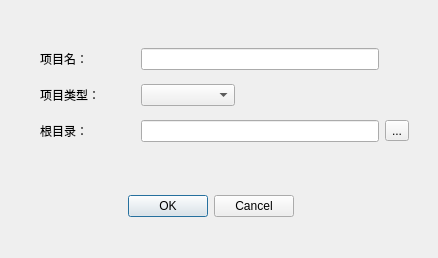
<?xml version="1.0" encoding="UTF-8"?>
<ui version="4.0">
 <class>CreateProjectDialog</class>
 <widget class="QDialog" name="CreateProjectDialog">
  <property name="geometry">
   <rect>
    <x>0</x>
    <y>0</y>
    <width>438</width>
    <height>258</height>
   </rect>
  </property>
  <property name="windowTitle">
   <string>Dialog</string>
  </property>
  <widget class="QDialogButtonBox" name="buttonBox">
   <property name="geometry">
    <rect>
     <x>40</x>
     <y>190</y>
     <width>341</width>
     <height>32</height>
    </rect>
   </property>
   <property name="orientation">
    <enum>Qt::Horizontal</enum>
   </property>
   <property name="standardButtons">
    <set>QDialogButtonBox::Cancel|QDialogButtonBox::Ok</set>
   </property>
   <property name="centerButtons">
    <bool>true</bool>
   </property>
  </widget>
  <widget class="QWidget" name="widget" native="true">
   <property name="geometry">
    <rect>
     <x>40</x>
     <y>40</y>
     <width>369</width>
     <height>111</height>
    </rect>
   </property>
   <layout class="QGridLayout" name="gridLayout">
    <item row="0" column="0">
     <widget class="QLabel" name="label">
      <property name="text">
       <string>项目名：</string>
      </property>
     </widget>
    </item>
    <item row="0" column="1" colspan="2">
     <widget class="QLineEdit" name="namelineEdit"/>
    </item>
    <item row="1" column="0">
     <widget class="QLabel" name="label_2">
      <property name="text">
       <string>项目类型：</string>
      </property>
     </widget>
    </item>
    <item row="1" column="1">
     <widget class="QComboBox" name="comboBox"/>
    </item>
    <item row="1" column="2" colspan="2">
     <spacer name="horizontalSpacer">
      <property name="orientation">
       <enum>Qt::Horizontal</enum>
      </property>
      <property name="sizeHint" stdset="0">
       <size>
        <width>168</width>
        <height>20</height>
       </size>
      </property>
     </spacer>
    </item>
    <item row="2" column="0">
     <widget class="QLabel" name="label_3">
      <property name="text">
       <string>根目录：</string>
      </property>
     </widget>
    </item>
    <item row="2" column="1" colspan="2">
     <widget class="QLineEdit" name="rootLineEdit"/>
    </item>
    <item row="2" column="3">
     <widget class="QToolButton" name="rootBtn">
      <property name="text">
       <string>...</string>
      </property>
     </widget>
    </item>
   </layout>
  </widget>
 </widget>
 <resources/>
 <connections>
  <connection>
   <sender>buttonBox</sender>
   <signal>accepted()</signal>
   <receiver>CreateProjectDialog</receiver>
   <slot>accept()</slot>
   <hints>
    <hint type="sourcelabel">
     <x>248</x>
     <y>254</y>
    </hint>
    <hint type="destinationlabel">
     <x>157</x>
     <y>274</y>
    </hint>
   </hints>
  </connection>
  <connection>
   <sender>buttonBox</sender>
   <signal>rejected()</signal>
   <receiver>CreateProjectDialog</receiver>
   <slot>reject()</slot>
   <hints>
    <hint type="sourcelabel">
     <x>316</x>
     <y>260</y>
    </hint>
    <hint type="destinationlabel">
     <x>286</x>
     <y>274</y>
    </hint>
   </hints>
  </connection>
 </connections>
</ui>
